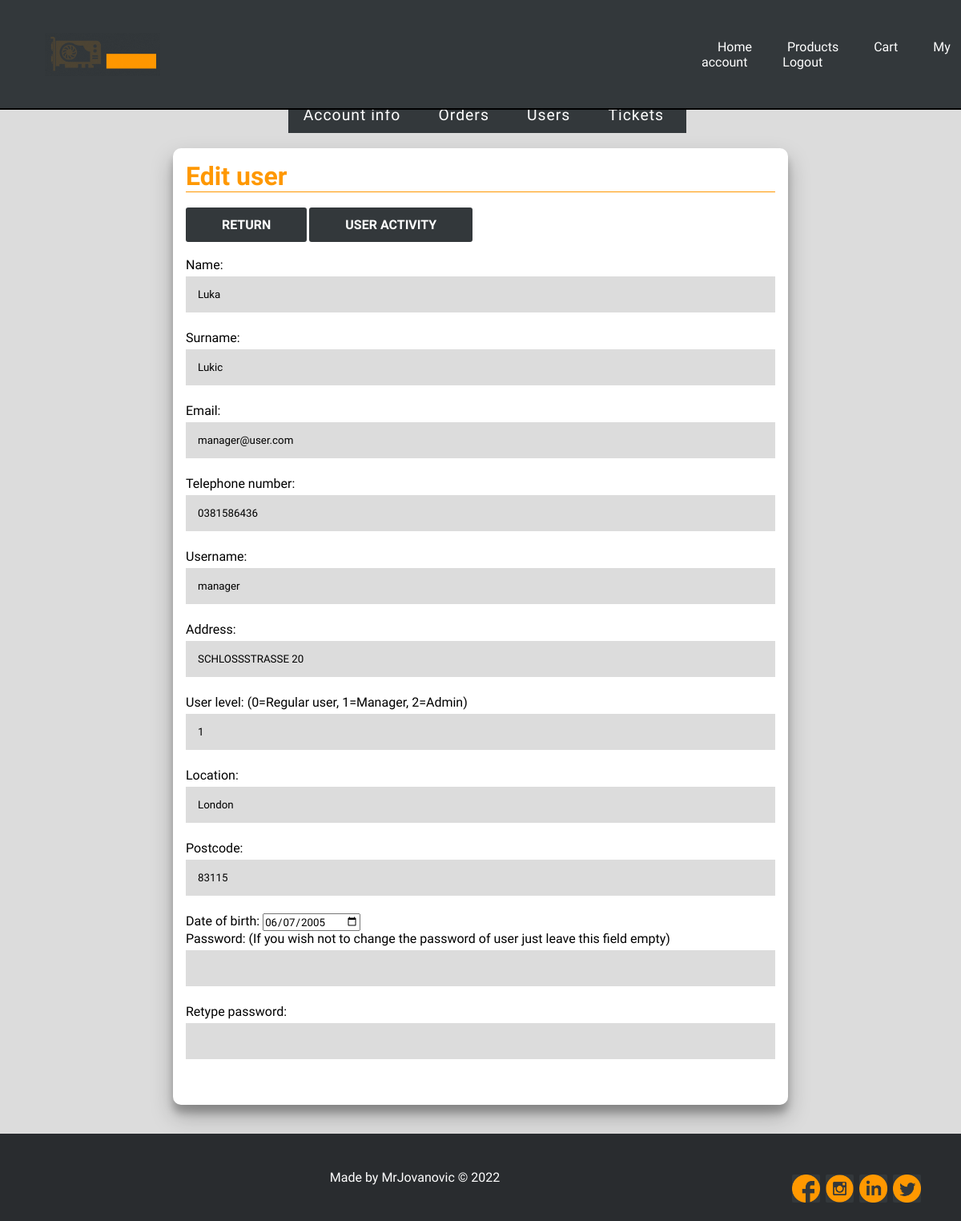
The app's page /my-account/edit-user/?action=editUser&userId=9 (signed in) with its own data.
### tables this page shows
CREATE TABLE `users` (
  `id` int NOT NULL,
  `name` varchar(25) NOT NULL,
  `surname` varchar(25) NOT NULL,
  `email` varchar(50) NOT NULL,
  `username` varchar(50) NOT NULL,
  `password` varchar(255) NOT NULL,
  `phone_number` varchar(12) NOT NULL,
  `address` varchar(25) NOT NULL,
  `location` varchar(25) NOT NULL,
  `user_level` int NOT NULL,
  `postcode` varchar(14) NOT NULL,
  `dob` date DEFAULT NULL
);

### connection/connection.php (called while the page is built, shortened)
<?php
class Database
{
    public $mysqli;
    private function db_connect()
    {
        $this->host = 'prodajahardvera.mysql.database.azure.com';
        $this->user = 'prodajahardvera';
        $this->pass = 'Mrjovanovic$';
        $this->db = 'prodajahardvera';
        $this->mysqli = new mysqli($this->host, $this->user, $this->pass, $this->db);
        return $this->mysqli;
    }
    public function prepareQuery($q) {
        return $this->mysqli->prepare($q);
    }
}

### controller/user.php (called while the page is built, shortened)
<?php
	class User {
		function __construct($id,$name,$email){
			$this->name = $name;
			$this->email= $email;
	}
}
	class LoggedUser extends User{
		function __construct($id,$name, $surname,$email,$username,$password,$telephone,$address,$location,$userLevel,$postcode,$dob){
			$this->surname = $surname;
			$this->username = $username;
			$this->password = $password;
            $this->telephone = $telephone;
			$this->address = $address;
            $this->location = $location;
			$this->userLevel = $userLevel;
			$this->postcode = $postcode;
			$this->dob = $dob;
		}
	}
?>

### my-account/view/edit-user.php (the view, shortened to what this page needs)
<?php require_once "../template/navbarLogged.php"; ?>
<div class="shell">
    <div class="buttons-div">
        <?php require_once "../template/accountMenu.php"; ?>
    </div>
    <br>
    <div class="container" id="container">
        <h1>Edit user</h1>
        <br>
        <div class="buttons-div-second">
            <form class="menuForm" action="../users/">
                <input class="menuButton" type="submit" value="Return" />
            </form>
            <form class="menuForm" action="../user-activity">
                <input class="menuButton" type="submit" value="User activity" />
            </form>
        </div>
        <br>
        <form action="../edit-user/" method="post">
            <p>
                Name:
                <input type="text" name="name" value="<?= $addUser->name ?>" required>
            </p>
            <p>
                Surname:
                <input type="text" name="surname" value="<?= $addUser->surname ?>" required>
            </p>
            <p>
                Email:
                <input type="text" name="email" value="<?= $addUser->email ?>" required>
            </p>
            <p>
                Telephone number:
                <input type="text" name="telephone" value="<?= $addUser->telephone ?>" required>
            </p>
            <p>
                Username:
                <input type="text" name="username" value="<?= $addUser->username ?>" required>
            </p>
            <p>
                Address:
                <input type="text" name="address" value="<?= $addUser->address ?>" required>
            </p>
            <p>
                User level: (0=Regular user, 1=Manager, 2=Admin)
                <input type="text" name="userLevel" value="<?= $addUser->userLevel ?>">
            </p>
            <p>
                Location:
                <input type="text" name="location" value="<?= $addUser->location ?>" required>
            </p>
            <p>
                Postcode:
                <input type="text" name="postcode" value="<?= $addUser->postcode ?>" required>
            </p>
            <p>
                Date of birth:
                <input type="date" name="dob" value="<?= $addUser->dob ?>" required>
            </p>
            <p>
                Password: (If you wish not to change the password of user just leave this field empty)
                <input type="password" name="password" value="<?= $addUser->password ?>">
            </p>
            <p>
                Retype password:
                <input type="password" name="retypePassword">
            </p>
            <br>
        </form>
    </div>
</div>
</body>
<?php require_once "../template/footer.php"; ?>

### css/dashboard.css (style rules this page uses)
* { box-sizing: border-box; font-family: 'Muli', sans-serif; }
.container { padding: 16px; margin: auto; background-color: #fff; border-radius: 10px; box-shadow: 0 14px 28px rgba(0, 0, 0, 0.25), 0 10px 10px rgba(0, 0, 0, 0.22); position: relative; overflow: hidden; width: 768px; max-width: 100%; min-height: 480px; }
input[type="text"], input[type="password"] { width: 100%; padding: 15px; margin: 5px 0 22px 0; display: inline-block; border: none; background: gainsboro; }
.buttons-div { margin-left: 30%; display: flex; }
.buttons-div-second { display: flex; }
.shell { margin-bottom: 3%; min-height: 66.5vh; position: relative; }
.menuButton { box-sizing: border-box; border-radius: 3px; border: none; background-color: #33383b; color: #ffffff; font-size: 1em; font-weight: bold; padding: 12px 45px; text-transform:uppercase; }
.menuForm { display: flex; flex-flow: row wrap; align-items: center; margin-right: 3px; }
h1 { color: #FF9800; border-bottom: thin solid #FF9800; }

### css/navbar.css (style rules this page uses)
* { margin: 0; padding: 0; }
body { height: auto; background-size: cover; font-family: "Muli", sans-serif; margin-top: 10%; background-color: gainsboro; }

### css/footer.css (style rules this page uses)
html { height: 100%; }

### records on screen
users: name "Luka", surname "Lukic", email "manager@user.com", telephone "0381586436", username "manager", address "SCHLOSSSTRASSE 20", userLevel "1", location "London", postcode "83115", dob "06/07/2005"
